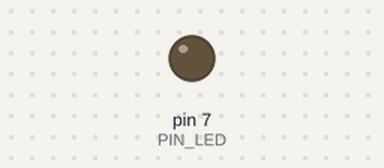
Simulated run of this sketch. Board: Arduino Uno, built with avr-gcc and run on an emulated ATmega328P. On the bench: output pins drawn as LEDs (lit = HIGH). Dashed ring = blinking.

Above: at 0.5 s.
At 1.95 s:
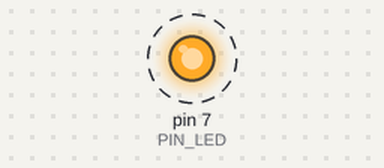
Timing chart, 0 to 3.0 s (numbered marks = the images above):
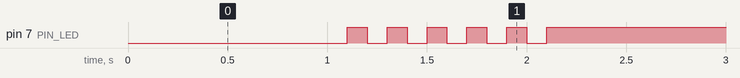

The sketch:

05_practice_2.ino
```cpp
#define PIN_LED 7
unsigned int count;

void setup() {
  pinMode(PIN_LED, OUTPUT);
  count = 0;
}

void loop() {
  if(count < 5) {
    digitalWrite(PIN_LED, 0);
    delay(1000);
    for(int i=0; i<6; i++) {
      digitalWrite(PIN_LED, 0);
      delay(100);
      digitalWrite(PIN_LED, 1);
      delay(100);
      count++;
    }
  } else {
    digitalWrite(PIN_LED, 1);
  }
}
```

Measured:
- by itself, pin 7 (PIN_LED): alternates HIGH for 0.10 s and LOW for 0.10 s, 11 changes in all, then stays HIGH
